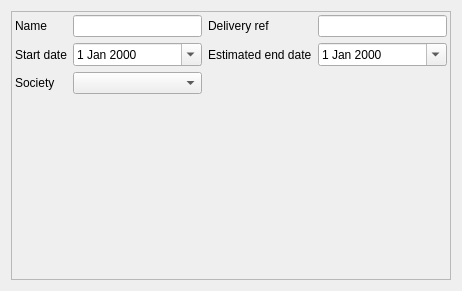
<?xml version="1.0" encoding="UTF-8"?>
<ui version="4.0">
 <class>Form_base3_cs</class>
 <widget class="QWidget" name="Form_base3_cs">
  <property name="geometry">
   <rect>
    <x>0</x>
    <y>0</y>
    <width>462</width>
    <height>291</height>
   </rect>
  </property>
  <property name="windowTitle">
   <string>Form</string>
  </property>
  <layout class="QVBoxLayout" name="verticalLayout" stretch="1">
   <item>
    <widget class="QFrame" name="frame">
     <property name="frameShape">
      <enum>QFrame::StyledPanel</enum>
     </property>
     <property name="frameShadow">
      <enum>QFrame::Raised</enum>
     </property>
     <layout class="QGridLayout" name="gridLayout">
      <property name="leftMargin">
       <number>3</number>
      </property>
      <property name="topMargin">
       <number>3</number>
      </property>
      <property name="rightMargin">
       <number>3</number>
      </property>
      <property name="bottomMargin">
       <number>3</number>
      </property>
      <item row="0" column="3">
       <widget class="QLineEdit" name="lineEdit_nummarche"/>
      </item>
      <item row="0" column="2">
       <widget class="QLabel" name="label_2">
        <property name="text">
         <string>Delivery ref</string>
        </property>
       </widget>
      </item>
      <item row="3" column="0">
       <widget class="QLabel" name="label_4">
        <property name="text">
         <string>Society</string>
        </property>
       </widget>
      </item>
      <item row="2" column="0">
       <widget class="QLabel" name="label">
        <property name="text">
         <string>Start date</string>
        </property>
       </widget>
      </item>
      <item row="3" column="1">
       <widget class="QComboBox" name="comboBox_society"/>
      </item>
      <item row="2" column="1">
       <widget class="QDateEdit" name="dateEdit_startdate">
        <property name="specialValueText">
         <string/>
        </property>
        <property name="minimumDateTime">
         <datetime>
          <hour>0</hour>
          <minute>0</minute>
          <second>0</second>
          <year>1752</year>
          <month>9</month>
          <day>15</day>
         </datetime>
        </property>
        <property name="minimumDate">
         <date>
          <year>1752</year>
          <month>9</month>
          <day>15</day>
         </date>
        </property>
        <property name="calendarPopup">
         <bool>true</bool>
        </property>
        <property name="currentSectionIndex">
         <number>0</number>
        </property>
       </widget>
      </item>
      <item row="2" column="2">
       <widget class="QLabel" name="label_3">
        <property name="text">
         <string>Estimated end date</string>
        </property>
       </widget>
      </item>
      <item row="2" column="3">
       <widget class="QDateEdit" name="dateEdit_enddate">
        <property name="specialValueText">
         <string/>
        </property>
        <property name="minimumDateTime">
         <datetime>
          <hour>0</hour>
          <minute>0</minute>
          <second>0</second>
          <year>1752</year>
          <month>9</month>
          <day>15</day>
         </datetime>
        </property>
        <property name="minimumDate">
         <date>
          <year>1752</year>
          <month>9</month>
          <day>15</day>
         </date>
        </property>
        <property name="calendarPopup">
         <bool>true</bool>
        </property>
        <property name="currentSectionIndex">
         <number>0</number>
        </property>
       </widget>
      </item>
      <item row="0" column="1">
       <widget class="QLineEdit" name="lineEdit_nom"/>
      </item>
      <item row="0" column="0">
       <widget class="QLabel" name="label_nom">
        <property name="text">
         <string>Name</string>
        </property>
       </widget>
      </item>
      <item row="4" column="0">
       <spacer name="verticalSpacer">
        <property name="orientation">
         <enum>Qt::Vertical</enum>
        </property>
        <property name="sizeHint" stdset="0">
         <size>
          <width>20</width>
          <height>40</height>
         </size>
        </property>
       </spacer>
      </item>
     </layout>
    </widget>
   </item>
  </layout>
 </widget>
 <resources/>
 <connections/>
</ui>
